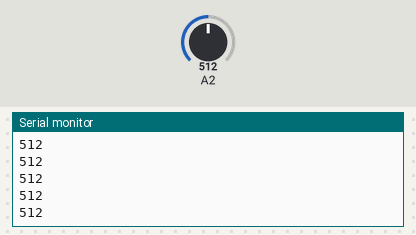
This sketch was run on a simulated Arduino Uno, built with avr-gcc and run on an emulated ATmega328P. On the bench: the last lines printed to the serial monitor. Inputs (shaded band) come from the test bench; at power-on: A2 = 512.

Above: at 1.2 s.
1.3 s: A2 set to 716
At 2.4 s:
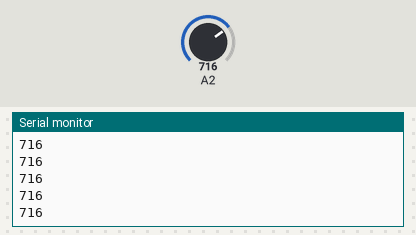
2.8 s: A2 set to 900
At 3.8 s:
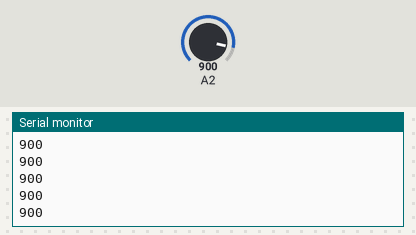
Timing chart, 0 to 5.8 s (numbered marks = the images above; inputs shaded):
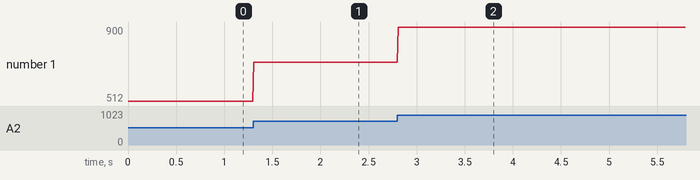

The sketch:

Q8.ino
```cpp
int sensorValue = 0;

void setup()
{
  pinMode(A2, INPUT);
  Serial.begin(9600);
}

void loop()
{
  // read the value from the sensor
  sensorValue = analogRead(A2);
  // turn the LED on
  Serial.println(sensorValue);
  // stop the program for the <sensorValue>
  // milliseconds
  delay(10); // Wait for sensorValue millisecond(s)
}
```

Measured:
- after the input at 1.3 s, the serial monitor: prints a new line at once (image 1)
- after the input at 2.8 s, the serial monitor: prints a new line at once (image 2)
- plotted number 1: 512 → 716 after the input at 1.3 s, 716 → 900 after the input at 2.8 s
